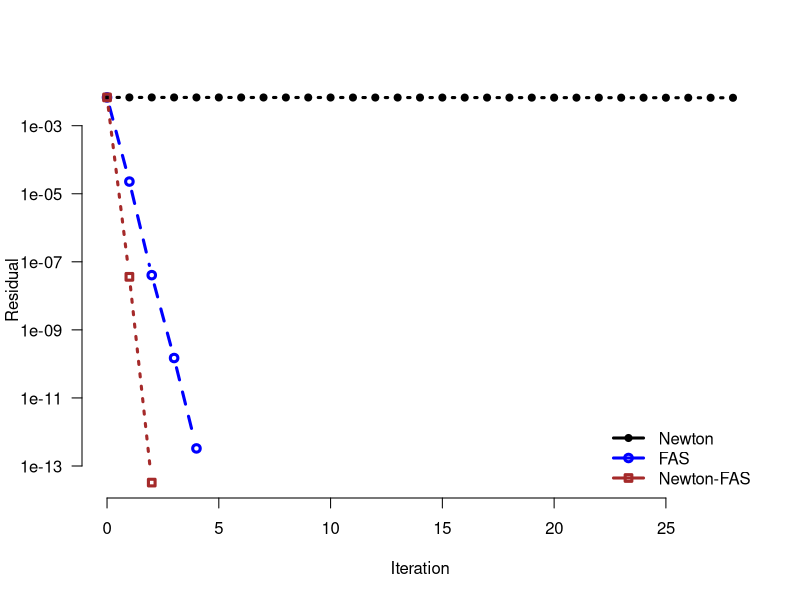

Write the R code that produced this figure.
newton <- read.table("newton-convergence.dat")
fas <- read.table("fas-convergence.dat")
newton.fas <- read.table("newton-fas-convergence.dat")

xlim <- range(newton$V1)

ylim <- range(c(newton$V2, fas$V2, newton.fas$V2))

par(mar=c(7, 7, 1, 1), las=0)
pdf("convergence.pdf", width=10, height=6.18, pointsize=16)
plot(V2 ~ V1, newton, xlim=xlim, ylim=ylim, pch=20, type="b", lwd=3, log="y", ann=F,
     axes=F)

points(V2 ~ V1, fas, pch=21, type="b", lwd=3, col="blue", lty="dashed")

points(V2 ~ V1, newton.fas, pch=22, type="b", lwd=3, col="brown", lty="dotted")


axis(1)
mtext("Iteration", side=1, line=3)

mtext("Residual", side=2, line=3)
par(las=1)
axis(2)

legend("bottomright", c("Newton", "FAS", "Newton-FAS"),
       lwd=3, pch=c(20, 21, 22), col=c("black", "blue", "brown"),
       bty="n")

dev.off()
